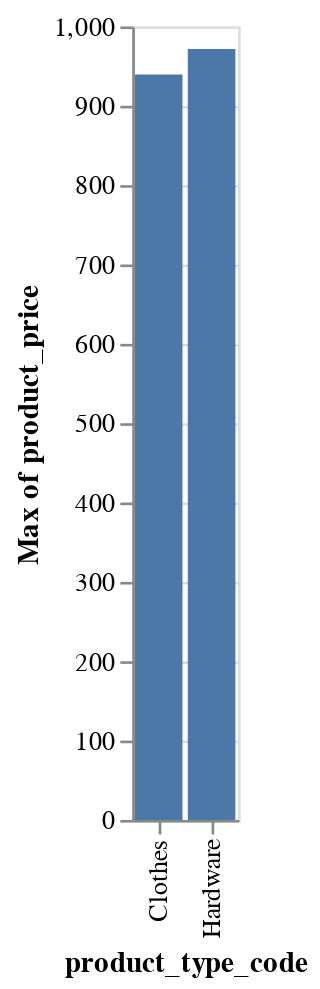

The notebook cell this image was saved under:
### Code cell
display({'application/vnd.vega.v5+json': ncNet.nl2vis("What is the highest price of product, grouped by product type? Show a bar chart, and display by the names in desc.")[1] }, raw=True)

### Figure 1 — Vega specification as saved in the notebook (floating-point values rounded to 4 significant figures)
{"data": {"values": [{"product_id": 1, "product_name": "red jeans", "product_price": 734.7, "product_type_code": "Clothes"}, {"product_id": 2, "product_name": "yellow jeans", "product_price": 687.2, "product_type_code": "Clothes"}, {"product_id": 3, "product_name": "black jeans", "product_price": 695.2, "product_type_code": "Clothes"}, {"product_id": 4, "product_name": "blue jeans", "product_price": 939.6, "product_type_code": "Clothes"}, {"product_id": 5, "product_name": "red jeans", "product_price": 534.5, "product_type_code": "Clothes"}, {"product_id": 6, "product_name": "red topping", "product_price": 408.8, "product_type_code": "Clothes"}, {"product_id": 7, "product_name": "black topping", "product_price": 916.5, "product_type_code": "Clothes"}, {"product_id": 8, "product_name": "yellow topping", "product_price": 918.4, "product_type_code": "Clothes"}, {"product_id": 9, "product_name": "blue topping", "product_price": 604.9, "product_type_code": "Clothes"}, {"product_id": 10, "product_name": "monitor", "product_price": 813.8, "product_type_code": "Hardware"}, {"product_id": 11, "product_name": "mouse", "product_price": 803.7, "product_type_code": "Hardware"}, {"product_id": 12, "product_name": "drive", "product_price": 945.0, "product_type_code": "Hardware"}, {"product_id": 13, "product_name": "keyboard", "product_price": 629.9, "product_type_code": "Hardware"}, {"product_id": 14, "product_name": "speaker", "product_price": 612.5, "product_type_code": "Hardware"}, {"product_id": 15, "product_name": "mic", "product_price": 971.4, "product_type_code": "Hardware"}]}, "encoding": {"x": {"field": "product_type_code", "type": "nominal"}, "y": {"aggregate": "max", "field": "product_price", "type": "quantitative"}}, "mark": "bar"}
